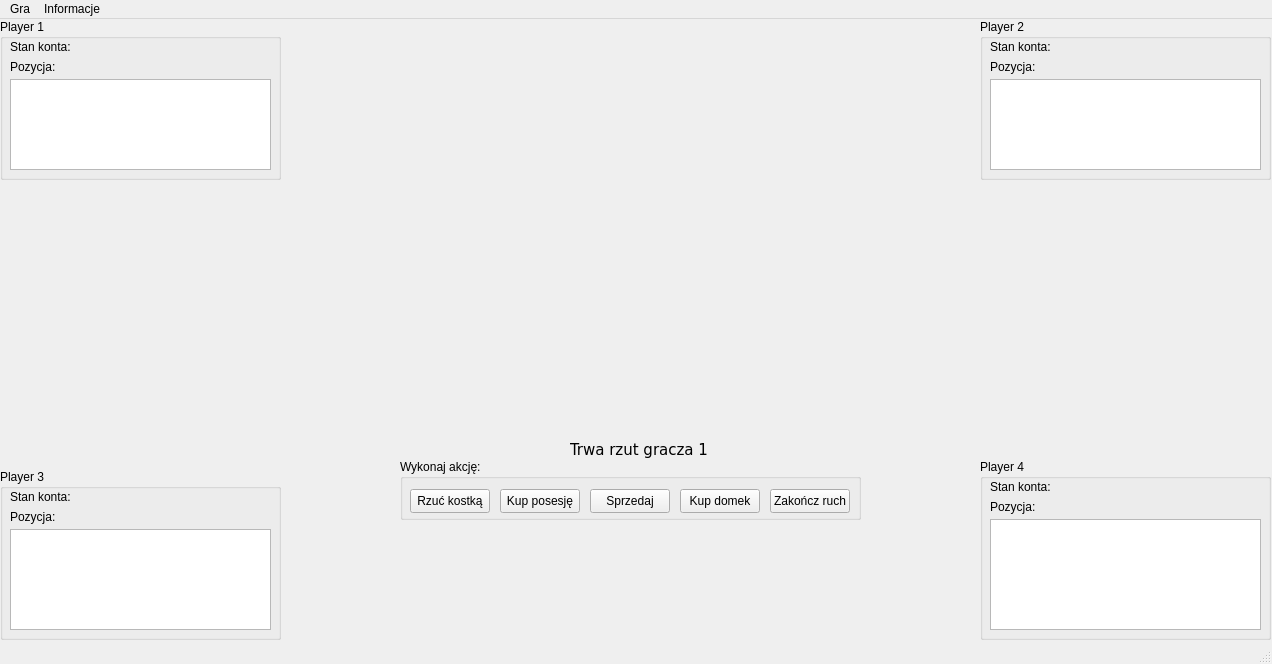
<?xml version="1.0" encoding="UTF-8"?>
<ui version="4.0">
 <class>MainWindow</class>
 <widget class="QMainWindow" name="MainWindow">
  <property name="geometry">
   <rect>
    <x>0</x>
    <y>0</y>
    <width>1272</width>
    <height>664</height>
   </rect>
  </property>
  <property name="minimumSize">
   <size>
    <width>1272</width>
    <height>664</height>
   </size>
  </property>
  <property name="maximumSize">
   <size>
    <width>1272</width>
    <height>664</height>
   </size>
  </property>
  <property name="windowTitle">
   <string>MainWindow</string>
  </property>
  <property name="styleSheet">
   <string notr="true"/>
  </property>
  <widget class="QWidget" name="centralwidget">
   <property name="enabled">
    <bool>true</bool>
   </property>
   <property name="sizePolicy">
    <sizepolicy hsizetype="Preferred" vsizetype="Preferred">
     <horstretch>0</horstretch>
     <verstretch>0</verstretch>
    </sizepolicy>
   </property>
   <property name="sizeIncrement">
    <size>
     <width>16</width>
     <height>9</height>
    </size>
   </property>
   <widget class="QGroupBox" name="groupBoxPlayer1">
    <property name="geometry">
     <rect>
      <x>0</x>
      <y>0</y>
      <width>281</width>
      <height>161</height>
     </rect>
    </property>
    <property name="title">
     <string>Player 1</string>
    </property>
    <widget class="QLabel" name="labelAccount1">
     <property name="geometry">
      <rect>
       <x>10</x>
       <y>20</y>
       <width>141</width>
       <height>16</height>
      </rect>
     </property>
     <property name="text">
      <string>&lt;html&gt;&lt;head/&gt;&lt;body&gt;&lt;p&gt;Stan konta:&lt;/p&gt;&lt;/body&gt;&lt;/html&gt;</string>
     </property>
    </widget>
    <widget class="QLabel" name="labelPos1">
     <property name="geometry">
      <rect>
       <x>10</x>
       <y>40</y>
       <width>141</width>
       <height>16</height>
      </rect>
     </property>
     <property name="text">
      <string>Pozycja:</string>
     </property>
    </widget>
    <widget class="QListWidget" name="listWidget1">
     <property name="geometry">
      <rect>
       <x>10</x>
       <y>60</y>
       <width>261</width>
       <height>91</height>
      </rect>
     </property>
    </widget>
   </widget>
   <widget class="QGroupBox" name="groupBoxMenu">
    <property name="geometry">
     <rect>
      <x>400</x>
      <y>440</y>
      <width>461</width>
      <height>61</height>
     </rect>
    </property>
    <property name="title">
     <string>Wykonaj akcję:</string>
    </property>
    <widget class="QPushButton" name="pushButtonBuyProperty">
     <property name="geometry">
      <rect>
       <x>100</x>
       <y>30</y>
       <width>80</width>
       <height>24</height>
      </rect>
     </property>
     <property name="styleSheet">
      <string notr="true"/>
     </property>
     <property name="text">
      <string>Kup posesję</string>
     </property>
    </widget>
    <widget class="QPushButton" name="pushButtonThrowADice">
     <property name="geometry">
      <rect>
       <x>10</x>
       <y>30</y>
       <width>80</width>
       <height>24</height>
      </rect>
     </property>
     <property name="styleSheet">
      <string notr="true"/>
     </property>
     <property name="text">
      <string>Rzuć kostką</string>
     </property>
    </widget>
    <widget class="QPushButton" name="pushButtonSellProperty">
     <property name="geometry">
      <rect>
       <x>190</x>
       <y>30</y>
       <width>80</width>
       <height>24</height>
      </rect>
     </property>
     <property name="styleSheet">
      <string notr="true"/>
     </property>
     <property name="text">
      <string>Sprzedaj</string>
     </property>
    </widget>
    <widget class="QPushButton" name="pushButtonBuyHouse">
     <property name="geometry">
      <rect>
       <x>280</x>
       <y>30</y>
       <width>80</width>
       <height>24</height>
      </rect>
     </property>
     <property name="styleSheet">
      <string notr="true"/>
     </property>
     <property name="text">
      <string>Kup domek</string>
     </property>
    </widget>
    <widget class="QPushButton" name="pushButtonEndMove">
     <property name="geometry">
      <rect>
       <x>370</x>
       <y>30</y>
       <width>80</width>
       <height>24</height>
      </rect>
     </property>
     <property name="styleSheet">
      <string notr="true"/>
     </property>
     <property name="text">
      <string>Zakończ ruch</string>
     </property>
    </widget>
   </widget>
   <widget class="QLabel" name="labelCurrentPlayerMoveInfo">
    <property name="geometry">
     <rect>
      <x>570</x>
      <y>420</y>
      <width>161</width>
      <height>21</height>
     </rect>
    </property>
    <property name="font">
     <font>
      <family>Verdana</family>
      <pointsize>11</pointsize>
      <italic>false</italic>
      <bold>false</bold>
     </font>
    </property>
    <property name="styleSheet">
     <string notr="true">font: 11pt &quot;Verdana&quot;;</string>
    </property>
    <property name="text">
     <string>Trwa rzut gracza 1</string>
    </property>
   </widget>
   <widget class="QGroupBox" name="groupBoxPlayer3">
    <property name="enabled">
     <bool>true</bool>
    </property>
    <property name="geometry">
     <rect>
      <x>0</x>
      <y>450</y>
      <width>281</width>
      <height>171</height>
     </rect>
    </property>
    <property name="title">
     <string>Player 3</string>
    </property>
    <widget class="QLabel" name="labelAccount3">
     <property name="geometry">
      <rect>
       <x>10</x>
       <y>20</y>
       <width>141</width>
       <height>16</height>
      </rect>
     </property>
     <property name="text">
      <string>&lt;html&gt;&lt;head/&gt;&lt;body&gt;&lt;p&gt;Stan konta:&lt;/p&gt;&lt;/body&gt;&lt;/html&gt;</string>
     </property>
    </widget>
    <widget class="QLabel" name="labelPos3">
     <property name="geometry">
      <rect>
       <x>10</x>
       <y>40</y>
       <width>141</width>
       <height>16</height>
      </rect>
     </property>
     <property name="text">
      <string>Pozycja:</string>
     </property>
    </widget>
    <widget class="QListWidget" name="listWidget3">
     <property name="geometry">
      <rect>
       <x>10</x>
       <y>60</y>
       <width>261</width>
       <height>101</height>
      </rect>
     </property>
    </widget>
   </widget>
   <widget class="QGroupBox" name="groupBoxPlayer4">
    <property name="geometry">
     <rect>
      <x>980</x>
      <y>440</y>
      <width>291</width>
      <height>181</height>
     </rect>
    </property>
    <property name="title">
     <string>Player 4</string>
    </property>
    <widget class="QLabel" name="labelAccount4">
     <property name="geometry">
      <rect>
       <x>10</x>
       <y>20</y>
       <width>141</width>
       <height>16</height>
      </rect>
     </property>
     <property name="text">
      <string>&lt;html&gt;&lt;head/&gt;&lt;body&gt;&lt;p&gt;Stan konta:&lt;/p&gt;&lt;/body&gt;&lt;/html&gt;</string>
     </property>
    </widget>
    <widget class="QLabel" name="labelPos4">
     <property name="geometry">
      <rect>
       <x>10</x>
       <y>40</y>
       <width>141</width>
       <height>16</height>
      </rect>
     </property>
     <property name="text">
      <string>Pozycja:</string>
     </property>
    </widget>
    <widget class="QListWidget" name="listWidget4">
     <property name="geometry">
      <rect>
       <x>10</x>
       <y>60</y>
       <width>271</width>
       <height>111</height>
      </rect>
     </property>
    </widget>
   </widget>
   <widget class="QGroupBox" name="groupBoxPlayer2">
    <property name="geometry">
     <rect>
      <x>980</x>
      <y>0</y>
      <width>291</width>
      <height>161</height>
     </rect>
    </property>
    <property name="title">
     <string>Player 2</string>
    </property>
    <widget class="QLabel" name="labelAccount2">
     <property name="geometry">
      <rect>
       <x>10</x>
       <y>20</y>
       <width>141</width>
       <height>16</height>
      </rect>
     </property>
     <property name="text">
      <string>&lt;html&gt;&lt;head/&gt;&lt;body&gt;&lt;p&gt;Stan konta:&lt;/p&gt;&lt;/body&gt;&lt;/html&gt;</string>
     </property>
    </widget>
    <widget class="QLabel" name="labelPos2">
     <property name="geometry">
      <rect>
       <x>10</x>
       <y>40</y>
       <width>141</width>
       <height>16</height>
      </rect>
     </property>
     <property name="text">
      <string>Pozycja:</string>
     </property>
    </widget>
    <widget class="QListWidget" name="listWidget2">
     <property name="geometry">
      <rect>
       <x>10</x>
       <y>60</y>
       <width>271</width>
       <height>91</height>
      </rect>
     </property>
    </widget>
   </widget>
   <widget class="QLabel" name="labelNotification">
    <property name="geometry">
     <rect>
      <x>530</x>
      <y>300</y>
      <width>341</width>
      <height>81</height>
     </rect>
    </property>
    <property name="styleSheet">
     <string notr="true">text-align: center;
font: 9pt &quot;Verdana&quot;;</string>
    </property>
    <property name="text">
     <string>&lt;html&gt;&lt;head/&gt;&lt;body&gt;&lt;p align=&quot;center&quot;&gt;&lt;br/&gt;&lt;/p&gt;&lt;/body&gt;&lt;/html&gt;</string>
    </property>
   </widget>
   <widget class="QLabel" name="labelBoardImg">
    <property name="geometry">
     <rect>
      <x>250</x>
      <y>0</y>
      <width>761</width>
      <height>621</height>
     </rect>
    </property>
    <property name="styleSheet">
     <string notr="true">image: url(:/img/img/board.png);

</string>
    </property>
    <property name="text">
     <string/>
    </property>
   </widget>
   <widget class="QLabel" name="labelP1Img">
    <property name="geometry">
     <rect>
      <x>890</x>
      <y>600</y>
      <width>16</width>
      <height>16</height>
     </rect>
    </property>
    <property name="styleSheet">
     <string notr="true">image: url(:/img/img/p1.png);</string>
    </property>
    <property name="text">
     <string/>
    </property>
   </widget>
   <widget class="QLabel" name="labelP2Img">
    <property name="geometry">
     <rect>
      <x>890</x>
      <y>600</y>
      <width>16</width>
      <height>16</height>
     </rect>
    </property>
    <property name="styleSheet">
     <string notr="true">image: url(:/img/img/p2.png);</string>
    </property>
    <property name="text">
     <string/>
    </property>
   </widget>
   <widget class="QLabel" name="labelP3Img">
    <property name="geometry">
     <rect>
      <x>890</x>
      <y>600</y>
      <width>16</width>
      <height>16</height>
     </rect>
    </property>
    <property name="styleSheet">
     <string notr="true">image: url(:/img/img/p3.png);</string>
    </property>
    <property name="text">
     <string/>
    </property>
   </widget>
   <widget class="QLabel" name="labelP4Img">
    <property name="geometry">
     <rect>
      <x>940</x>
      <y>510</y>
      <width>16</width>
      <height>16</height>
     </rect>
    </property>
    <property name="styleSheet">
     <string notr="true">image: url(:/img/img/p4.png);</string>
    </property>
    <property name="text">
     <string/>
    </property>
   </widget>
   <zorder>labelBoardImg</zorder>
   <zorder>groupBoxPlayer1</zorder>
   <zorder>groupBoxMenu</zorder>
   <zorder>groupBoxPlayer3</zorder>
   <zorder>groupBoxPlayer4</zorder>
   <zorder>groupBoxPlayer2</zorder>
   <zorder>labelNotification</zorder>
   <zorder>labelCurrentPlayerMoveInfo</zorder>
   <zorder>labelP1Img</zorder>
   <zorder>labelP2Img</zorder>
   <zorder>labelP3Img</zorder>
   <zorder>labelP4Img</zorder>
  </widget>
  <widget class="QMenuBar" name="menubar">
   <property name="geometry">
    <rect>
     <x>0</x>
     <y>0</y>
     <width>1272</width>
     <height>21</height>
    </rect>
   </property>
   <widget class="QMenu" name="menuSettings">
    <property name="title">
     <string>Gra</string>
    </property>
    <addaction name="actionReset"/>
    <addaction name="actionEndGame"/>
    <addaction name="separator"/>
    <addaction name="actionExit"/>
   </widget>
   <widget class="QMenu" name="menuInfo">
    <property name="enabled">
     <bool>true</bool>
    </property>
    <property name="title">
     <string>Informacje</string>
    </property>
    <property name="toolTipsVisible">
     <bool>false</bool>
    </property>
    <addaction name="actionRules"/>
    <addaction name="actionAboutAuthors"/>
   </widget>
   <addaction name="menuSettings"/>
   <addaction name="menuInfo"/>
  </widget>
  <widget class="QStatusBar" name="statusbar"/>
  <action name="actionReset">
   <property name="text">
    <string>Nowa gra</string>
   </property>
   <property name="toolTip">
    <string>Rozpocznij rozgrywkę od nowa</string>
   </property>
  </action>
  <action name="actionRules">
   <property name="text">
    <string>Zasady gry</string>
   </property>
  </action>
  <action name="actionAboutAuthors">
   <property name="text">
    <string>O autorach</string>
   </property>
  </action>
  <action name="actionExit">
   <property name="text">
    <string>Zakończ program</string>
   </property>
  </action>
  <action name="actionEndGame">
   <property name="text">
    <string>Zakończ grę</string>
   </property>
  </action>
 </widget>
 <resources/>
 <connections/>
</ui>
